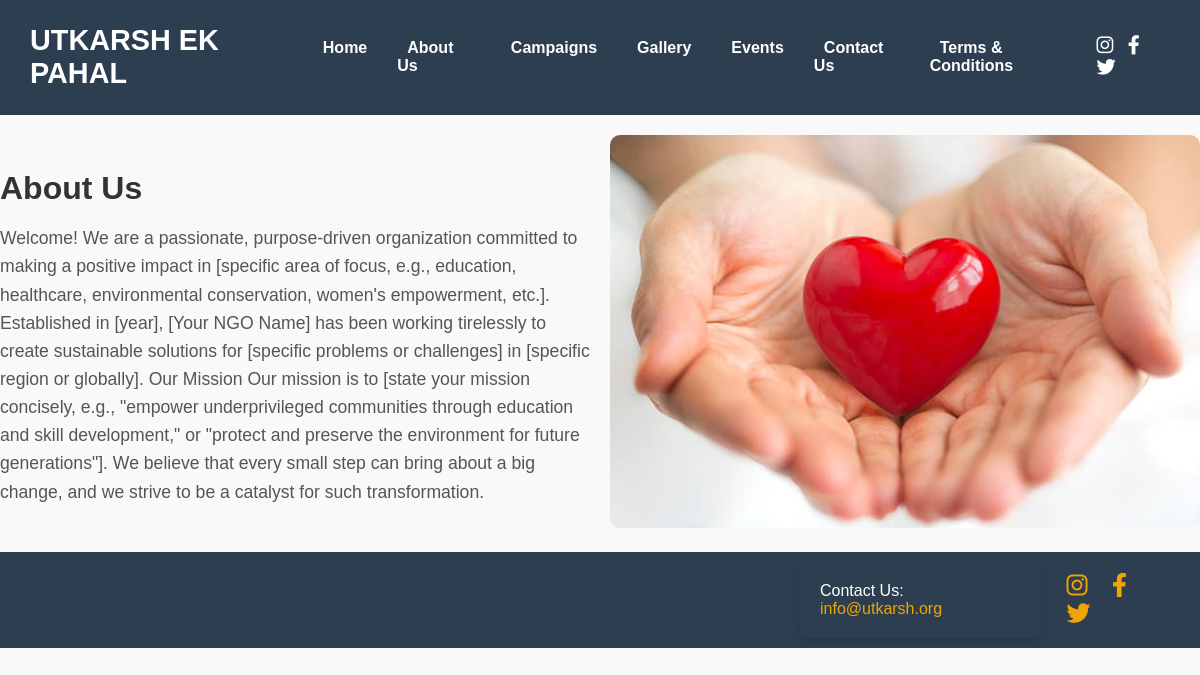
The page /about/ on the database its author committed.
### main/models.py (models this page shows, shortened)
class AboutUs(models.Model):
    title = models.CharField(max_length=200)
    description = models.TextField()
    image = models.ImageField(upload_to='about_us_images/')
    updated_at = models.DateTimeField(auto_now=True)

### main/views.py (the view)
# urls.py: path('about/', views.about, name='about'),
def about(request):
    about_content = AboutUs.objects.first()  # Get the first AboutUs entry
    return render(request, 'main/about.html', {'about_content': about_content})

### main/templates/main/about.html (shortened to what this page needs)
{% extends "base.html" %}
{% block content %}
<div class="about-container">
    <div class="about-text">
        <h2>{{ about_content.title }}</h2>
        <p>{{ about_content.description }}</p>
    </div>
    <div class="about-image">
        {% if about_content.image %}
        <img src="{{ about_content.image.url }}" alt="About Us Image">
        {% endif %}
    </div>
</div>
{% endblock %}

### main/static/main/styles.css (style rules this page uses)
body, html { margin: 0; padding: 0; font-family: 'Arial', sans-serif; color: #333; background-color: #f9f9f9; }
.about-container { display: flex; align-items: center; justify-content: space-between; margin: 20px auto; max-width: 1200px; }
.about-text { flex: 1; margin-right: 20px; }
.about-text h2 { font-size: 2rem; color: #333; margin-bottom: 10px; }
.about-text p { font-size: 1.1rem; line-height: 1.6; color: #555; }
.about-image { flex: 1; text-align: center; }
.about-image img { max-width: 100%; height: auto; border-radius: 10px; }

### rows shown on the page
AboutUs: title "About Us", description "Welcome! We are a passionate, purpose-driven organization committed to making a positive impact in [specific area of focus, e.g., education, healthcare, environmental conservation, women's empowerment, etc.]. Established in [year], [Your NGO Name] has been working tirelessly to create sustainable solutions for [specific problems or challenges] in [specific region or globally]. Our Mission Our mission is to [state your mission concisely, e.g., \"empower underprivileged communities through education and skill development,\" or \"protect and preserve the environment for future generations\"]. We believe that every small step can bring about a big change, and we strive to be a catalyst for such…", image (picture)
